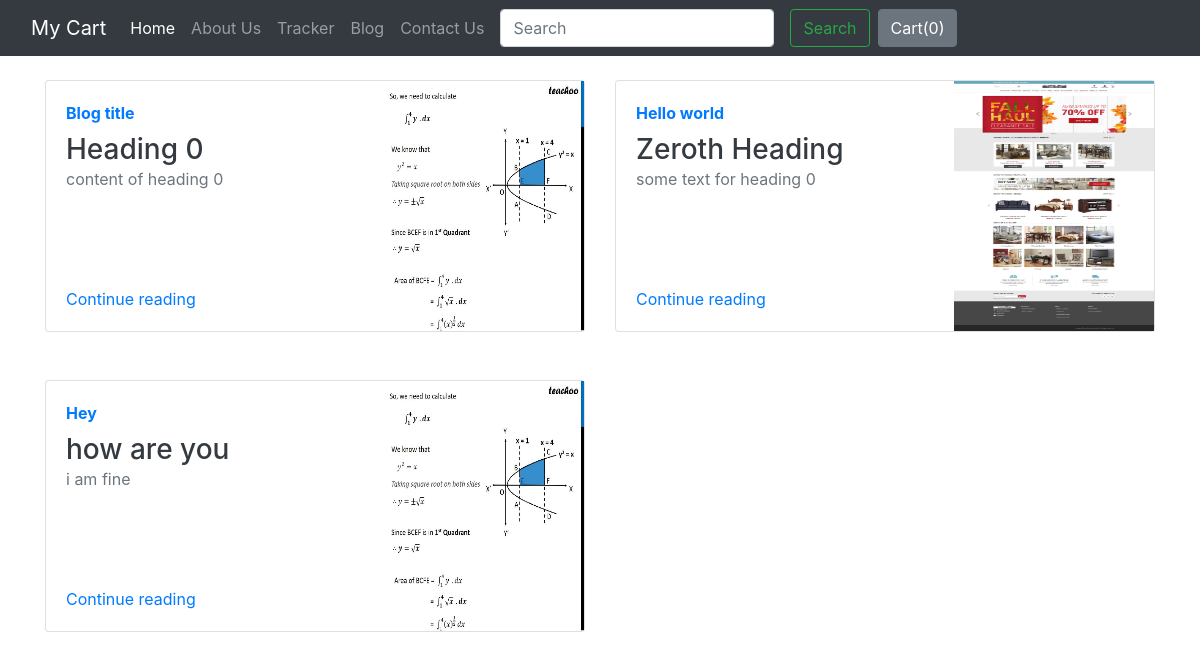
Screenshot of /blog/ with the database file from the repository.
### blog/models.py (models this page shows)
class BlogPost(models.Model):
    post_id = models.AutoField(primary_key=True)
    title = models.CharField(max_length=50)
    head0 = models.CharField(max_length= 500, default=" ")
    c_head0 = models.CharField(max_length= 5000, default=" ")
    head1 = models.CharField(max_length= 500, default=" ")
    c_head1 = models.CharField(max_length= 5000, default=" ")
    head2 = models.CharField(max_length= 500, default=" ")
    c_head2 = models.CharField(max_length= 5000, default=" ")
    pub_date = models.DateField()
    thumbnail = models.ImageField(upload_to = "blog/Images", default=" ")
    def __str__(self):
        return self.title

### blog/views.py (the view)
# urls.py: path("", views.index, name="blogHome"),
def index(request):
    mypost = BlogPost.objects.all()
    print(mypost)
    return render(request, "blog/index.html", {'mypost':mypost})

### blog/templates/blog/index.html (shortened to what this page needs)
{% extends 'blog/basic.html' %}
{% load static %}
{% block body %}
    <div class="container">
      <div class="row my-4">
        {% for item in mypost %}
          <div class="col-md-6">
            <div class="card flex-md-row mb-4 box-shadow h-md-250">
              <div class="card-body d-flex flex-column align-items-start">
                <strong class="d-inline-block mb-2 text-primary">{{item.title}}</strong>
                <h3 class="mb-0">
                  <a class="text-dark" href="#">{{item.head0}}</a>
                </h3>
                <div class="mb-1 text-muted">{{item.c_head0}}</div>
                <a href="/blog/blogPost/{{item.post_id}}">Continue reading</a>
              </div>
              <img class="card-img-right flex-auto d-none d-md-block" data-src="holder.js/200x250?theme=thumb"
              alt="Thumbnail [200x250]" style="width: 200px; height: 250px;" src="/media/{{item.thumbnail}}" data-holder-rendered="true">
            </div>
          </div>
      {% if forloop.counter|divisibleby:2 %}
      </div>  <div class="row my-4">
      {% endif %}
      {% endfor %}
    </div>
    </div>
{% endblock %}

### rows the page displays
BlogPost: title "Blog title", head0 "Heading 0", c_head0 "content of heading 0", thumbnail (picture)
BlogPost: title "Hello world", head0 "Zeroth Heading", c_head0 "some text for heading 0", thumbnail (picture)
BlogPost: title "Hey", head0 "how are you", c_head0 "i am fine", thumbnail (picture)
